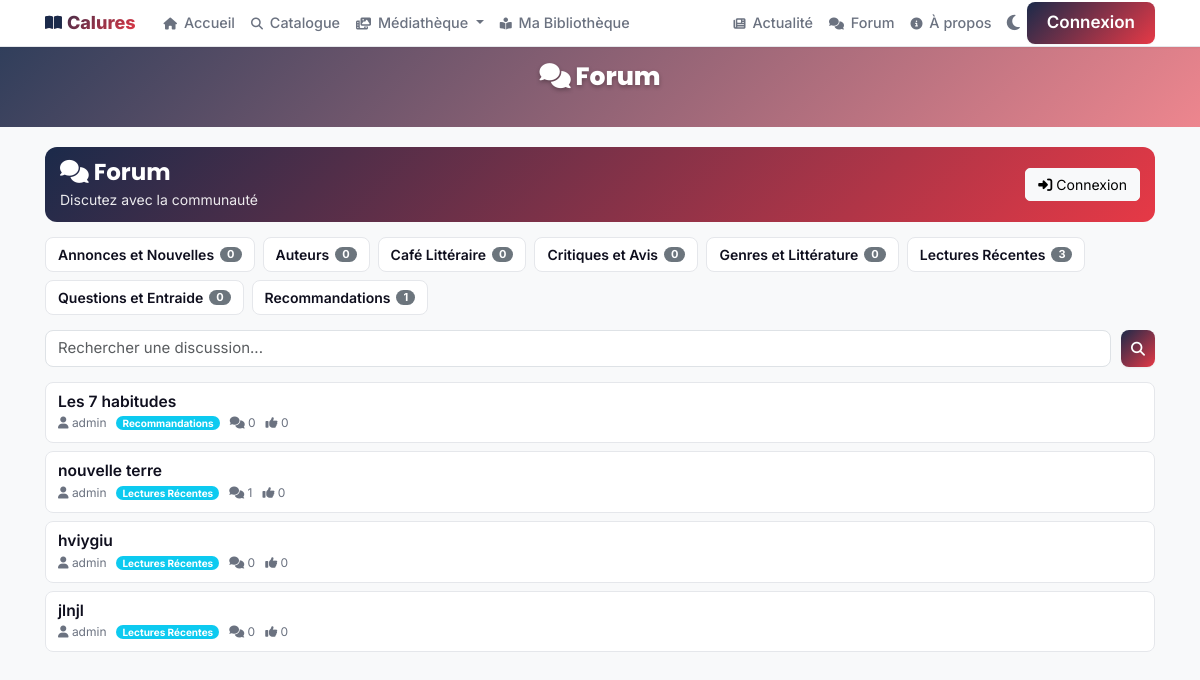
Before: /fr/books/forum/ with the older database file.
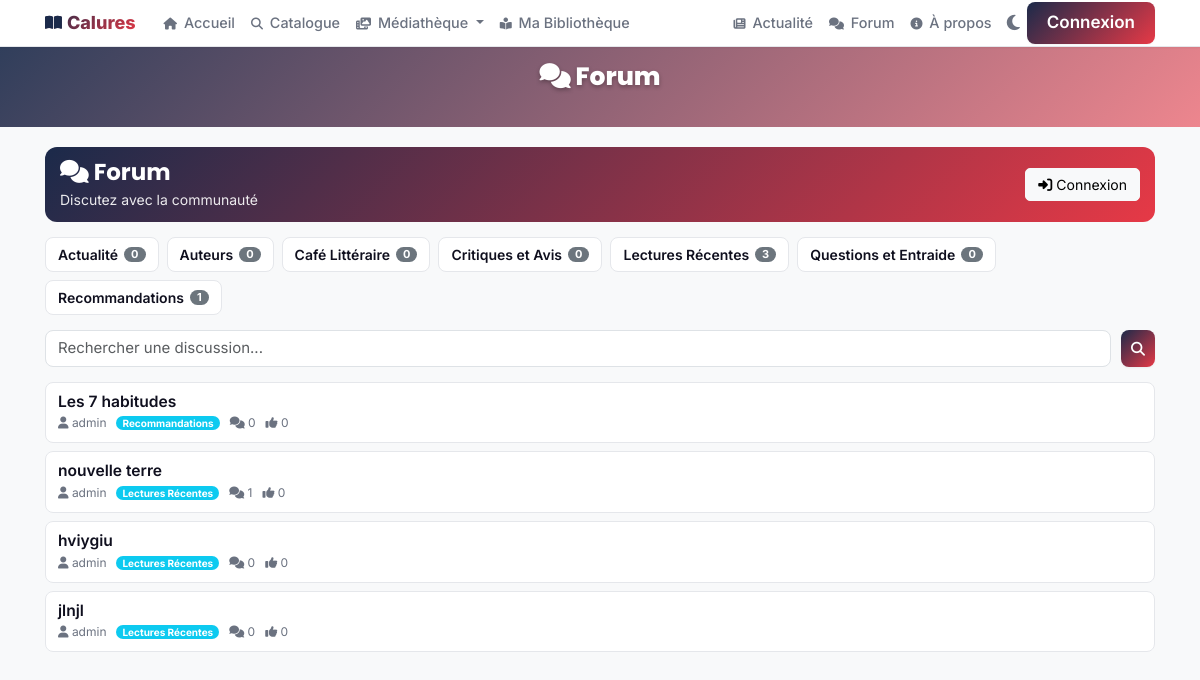
After: the same page with the newer database file.
### catalogue/models.py (models this page shows, shortened)
class ForumCategory(models.Model):
    id = models.UUIDField(primary_key=True, default=uuid.uuid4, editable=False)
    name = models.CharField(_("Nom"), max_length=100, unique=True)
    slug = models.SlugField(_("Slug"), unique=True)
    description = models.TextField(_("Description"), blank=True)
    icon = models.CharField(_("Icône"), max_length=50, blank=True, default="💬")
    order = models.IntegerField(_("Ordre"), default=0)
    is_active = models.BooleanField(_("Actif"), default=True)
    created_at = models.DateTimeField(_("Créé le"), auto_now_add=True)
    updated_at = models.DateTimeField(_("Mis à jour le"), auto_now=True)
    class Meta:
        verbose_name = _("Catégorie Forum")
        verbose_name_plural = _("Catégories Forum")
        ordering = ["order", "name"]
    @property
    def discussion_count(self):
        return self.discussions.count()

class Discussion(models.Model):
    STATUS_CHOICES = [
        ("open", _("Ouvert")),
        ("closed", _("Fermé")),
        ("pinned", _("Épinglé")),
        ("archived", _("Archivé")),
    ]
    id = models.UUIDField(primary_key=True, default=uuid.uuid4, editable=False)
    category = models.ForeignKey(
        ForumCategory,
        on_delete=models.CASCADE,
        related_name="discussions",
        verbose_name=_("Catégorie")
    )
    author = models.ForeignKey(
        settings.AUTH_USER_MODEL,
        on_delete=models.CASCADE,
        related_name="forum_discussions",
        verbose_name=_("Auteur")
    )
    title = models.CharField(_("Titre"), max_length=200)
    content = models.TextField(_("Contenu"))
    status = models.CharField(
        _("Statut"),
        max_length=20,
        choices=STATUS_CHOICES,
        default="open"
    )
    views_count = models.IntegerField(_("Vues"), default=0)
    comments_count = models.IntegerField(_("Commentaires"), default=0)
    upvotes_count = models.IntegerField(_("Upvotes"), default=0)
    is_edited = models.BooleanField(_("Modifié"), default=False)
    last_comment_at = models.DateTimeField(_("Dernier commentaire"), null=True, blank=True)
    created_at = models.DateTimeField(_("Créé le"), auto_now_add=True)
    updated_at = models.DateTimeField(_("Mis à jour le"), auto_now=True)
    class Meta:
        verbose_name = _("Discussion")
        verbose_name_plural = _("Discussions")
        ordering = ["-created_at"]
        indexes = [
            models.Index(fields=["category", "-created_at"]),
            models.Index(fields=["author", "-created_at"]),
            models.Index(fields=["status", "-created_at"]),
        ]

### users/models.py (models this page shows, shortened)
class CustomUser(AbstractBaseUser, PermissionsMixin):
    SUPER_ADMIN = "super_admin"
    LIBRARY_ADMIN = "library_admin"
    READER = "reader"
    ROLE_CHOICES = [
        (SUPER_ADMIN, _("Super Administrateur")),
        (LIBRARY_ADMIN, _("Administrateur Bibliothèque")),
        (READER, _("Lecteur")),
    ]
    SUBSCRIPTION_ACTIVE = "active"
    SUBSCRIPTION_SUSPENDED = "suspended"
    SUBSCRIPTION_EXPIRED = "expired"
    SUBSCRIPTION_STATUS_CHOICES = [
        (SUBSCRIPTION_ACTIVE, _("Actif")),
        (SUBSCRIPTION_SUSPENDED, _("Suspendu")),
        (SUBSCRIPTION_EXPIRED, _("Expiré")),
    ]
    email = models.EmailField(_("Email"), unique=True, max_length=255, null=True, blank=True)
    username = models.CharField(_("Nom d'utilisateur"), max_length=150, unique=True)
    first_name = models.CharField(_("Prénom"), max_length=150, blank=True)
    last_name = models.CharField(_("Nom"), max_length=150, blank=True)
    role = models.CharField(
        _("Rôle"),
        max_length=20,
        choices=ROLE_CHOICES,
        default=READER
    )
    is_active = models.BooleanField(_("Actif"), default=True)
    is_staff = models.BooleanField(_("Staff"), default=False)
    date_of_birth = models.DateField(_("Date de naissance"), null=True, blank=True)
    avatar = models.ImageField(
        _("Avatar"),
        upload_to="users/avatars/%Y/%m/",
        null=True,
        blank=True
    )
    phone_regex = RegexValidator(
        regex=r'^\+?1?\d{9,15}$',
        message=_("Le numéro de téléphone doit être au format: +999999999")
    )
    phone = models.CharField(
        _("Téléphone"),
        validators=[phone_regex],
        max_length=20, # Augmenté pour sécurité + format international
        unique=True,   # CRITIQUE pour l'authentification par téléphone
        error_messages={
            'unique': _("Ce numéro de téléphone est déjà associé à un compte."),
        },
        null=True,     # Nullable pour les anciens comptes email-only
        blank=True
    )
    is_phone_verified = models.BooleanField(_("Téléphone vérifié"), default=False)
    otp_code = models.CharField(_("Code OTP"), max_length=6, null=True, blank=True)
    otp_created_at = models.DateTimeField(_("Date création OTP"), null=True, blank=True)
    otp_attempts = models.IntegerField(_("Tentatives OTP"), default=0)
    address = models.CharField(_("Adresse"), max_length=255, blank=True)
    city = models.CharField(_("Ville"), max_length=100, blank=True)
    country = models.CharField(_("Pays"), max_length=100, blank=True)
    subscription_status = models.CharField(
        _("Statut abonnement"),
        max_length=20,
        choices=SUBSCRIPTION_STATUS_CHOICES,
        default=SUBSCRIPTION_ACTIVE
    )
    subscription_end_date = models.DateTimeField(
        _("Fin d'abonnement"),
        null=True,
        blank=True
    )
    preferred_language = models.CharField(
        _("Langue préférée"),
        max_length=5,
        default='fr',
        choices=[
            ('fr', _('Français')),
            ('en', _('English')),
            ('ar', _('العربية')),
        ]
    )
    date_joined = models.DateTimeField(_("Date de création"), auto_now_add=True)
    updated_at = models.DateTimeField(_("Dernière modification"), auto_now=True)
    objects = CustomUserManager()
    USERNAME_FIELD = "email"
    REQUIRED_FIELDS = ["username"]
    class Meta:
        verbose_name = _("Utilisateur")
        verbose_name_plural = _("Utilisateurs")
        ordering = ["-date_joined"]
        indexes = [
            models.Index(fields=["email"]),
            models.Index(fields=["username"]),
            models.Index(fields=["role"]),
        ]

### catalogue/forum_views.py (the view)
# urls.py: path('forum/', forum_views.forum_categories_view, name='forum_home'),
def forum_categories_view(request):
    categories = ForumCategory.objects.filter(is_active=True).order_by('name')
    discussions = Discussion.objects.order_by('-created_at')[:10]
    context = {
        'categories': categories,
        'discussions': discussions,
    }
    return render(request, 'catalogue/forum_categories_list.html', context)

### catalogue/context_processors.py (called while the page is built)
def site_configuration(request):
    return {
        'site_config': SiteConfiguration.load()
    }

def featured_books(request):
    try:
        books = Book.objects.annotate(
            popularity_score = (
                Coalesce(F('reads_count'), 0) * 0.3 +
                Coalesce(F('downloads_count'), 0) * 0.4 +
                (Coalesce(F('rating'), 0) * 30)
            )
        ).filter(is_published=True).order_by('-popularity_score', '-created_at')[:8]
    except Exception:
        books = Book.objects.filter(is_published=True).order_by('-created_at')[:8]
    return {'featured_books': books}

def site_categories(request):
    try:
        categories = Category.objects.all()[:10]
    except Exception:
        categories = []
    return {'site_categories': categories}

def social_links(request):
    try:
        links = LienSocial.objects.filter(is_active=True)
    except Exception:
        links = []
    return {'liens_sociaux': links}

### catalogue/models.py (called while the page is built)
    @classmethod
    def load(cls):
        obj, created = cls.objects.get_or_create(pk=1)
        return obj

### templates/catalogue/forum_categories_list.html (shortened to what this page needs)
{% extends "base-premium.html" %}
{% load i18n %}
{% block content %}
<div style="position: relative; background-image: url('https://images.unsplash.com/photo-1529156069898-49953e39b3ac?auto=format&fit=crop&w=1200&q=80'); background-size: cover; background-position: center; min-height: 80px;">
    <div style="position: absolute; inset: 0; background: linear-gradient(135deg, rgba(27,42,74,0.9) 0%, rgba(230,57,70,0.6) 100%);"></div>
    <div style="position: relative; z-index: 1; padding: 0.75rem 1rem; color: white; text-align: center;">
        <h1 style="font-size: clamp(0.9rem, 3vw, 1.25rem); font-weight: 800; margin: 0; text-shadow: 0 2px 4px rgba(0,0,0,0.3);"><i class="fas fa-comments"></i> Forum</h1>
    </div>
</div>
<div class="container mt-3">
    <div class="forum-header">
        <div>
            <h1><i class="fas fa-comments"></i> Forum</h1>
            <p style="font-size:0.7rem;opacity:0.9;margin:0.15rem 0 0 0;">Discutez avec la communauté</p>
        </div>
        {% if user.is_authenticated %}
        <a href="{% url 'catalogue:create_forum_thread' %}" class="btn btn-light btn-sm">
            <i class="fas fa-plus"></i> Nouveau
        </a>
        {% else %}
        <a href="{% url 'users:login' %}" class="btn btn-light btn-sm">
            <i class="fas fa-sign-in-alt"></i> Connexion
        </a>
        {% endif %}
    </div>
    {% if categories %}
    <div class="forum-cats">
        {% for category in categories %}
        <a href="{% url 'catalogue:forum_category_detail' category.id %}" class="forum-cat">
            {{ category.name }}
            <span class="badge bg-secondary">{{ category.discussion_count }}</span>
        </a>
        {% endfor %}
    </div>
    {% endif %}
    <form class="forum-search d-flex gap-2" method="get">
        <input class="form-control form-control-sm" type="search" name="q" placeholder="Rechercher une discussion..." value="{{ query }}">
        <button class="btn btn-premium btn-sm" type="submit"><i class="fas fa-search"></i></button>
    </form>
    {% if discussions %}
        {% for discussion in discussions %}
        <div class="discussion-card animate-in" style="animation-delay: {{ forloop.counter0 }}00ms">
            <h6 class="discussion-title">
                <a href="{% url 'catalogue:forum_thread_detail' discussion.id %}">{{ discussion.title }}</a>
            </h6>
            <div class="discussion-meta">
                <span><i class="fas fa-user"></i> {{ discussion.author.username }}</span>
                {% if discussion.category %}
                <span class="badge bg-info">{{ discussion.category.name }}</span>
                {% endif %}
                <span><i class="fas fa-comments"></i> {{ discussion.comments_count }}</span>
                <span><i class="fas fa-thumbs-up"></i> {{ discussion.upvotes_count }}</span>
            </div>
        </div>
        {% endfor %}
    {% else %}
    <div class="forum-empty">
        <i class="fas fa-comments" style="font-size:2rem;color:var(--text-light);"></i>
        <p style="font-size:0.8rem;color:var(--text-light);margin:0.5rem 0;">Aucune discussion trouvée.</p>
    </div>
    {% endif %}
</div>
{% endblock %}

Changed rows visible on the page:
no longer on this page (row edited): ForumCategory: name "Genres et Littérature", discussion_count "0"
changed ForumCategory: name "Annonces et Nouvelles" → "Actualité"
